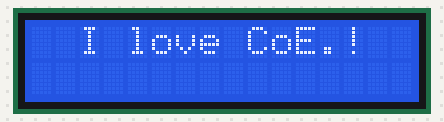
This sketch was run on a simulated Arduino Uno, built with avr-gcc and run on an emulated ATmega328P. On the bench: 16×2 character LCD.

Above: at 0.1 s.
At 2.76 s:
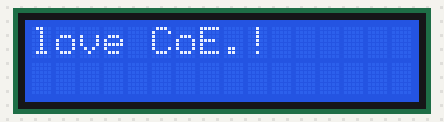
At 4.37 s:
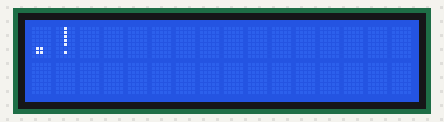
At 10.77 s:
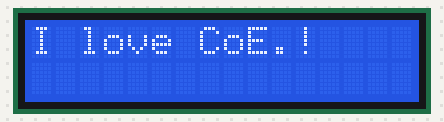
At 21.78 s:
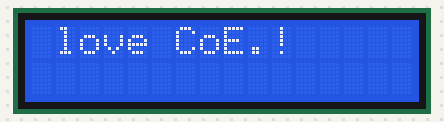
At 30.18 s:
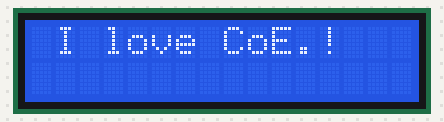

The sketch:

lab10-checkpoint0.ino
```cpp
#include <LiquidCrystal.h>
LiquidCrystal lcd(8, 9, 10, 11, 12, 13); // RS,E,D4,D5,D6,D7
void setup() {
  lcd.begin(16, 2); // 16 chars on 2 lines
  lcd.clear();
}
void loop() {
  lcd.setCursor(0, 0);
  lcd.print(" Hello World !");
  lcd.setCursor(1, 0);
  lcd.print(" I love CoE.");
  delay(2000);
  for (int i = 0; i < 18; i++) {
    lcd.scrollDisplayLeft();
    delay(200);
  }
  delay(2000);
  for (int i = 0; i < 18; i++) {
    lcd.scrollDisplayRight();
    delay(200);
  }
  delay(2000);
  for (int i = 0; i < 3; i++) {
    lcd.noDisplay();
    delay(500);
    lcd.display();
    delay(500);
  }
  delay(3000);
  lcd.clear();
}
```
